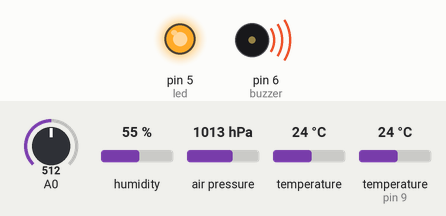
Recording of a sketch running on a simulated Arduino Uno, built with avr-gcc and run on an emulated ATmega328P. On the bench: output pins drawn as LEDs (lit = HIGH), buzzer (waves = sounding, pin HIGH). Inputs (shaded band) come from the test bench; at power-on: A0 = 512, humidity 55 %, air pressure 1013 hPa, temperature 24 °C, temperature (sensor on pin 9) 24 °C. No radio packets arrive unless stated; what the sketch prints to the serial monitor is not drawn.

Above: at 0.1 s.
At 5.1 s:
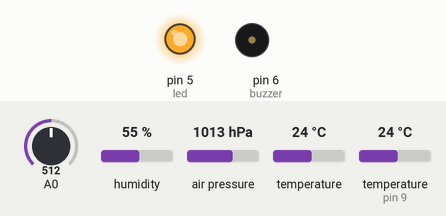
Timing chart, 0 to 6.6 s (numbered marks = the images above):
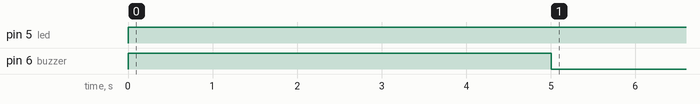

Measured:
- by itself, pin 5 (led): LOW → HIGH at 0.01 s
- by itself, pin 6 (buzzer): LOW → HIGH at 0.01 s, → LOW 5.0 s later

The sketch:

payload_flight_computer.ino
```cpp
#include <SoftwareSerial.h>
#include <Wire.h>
#include <SPI.h>
#include <Adafruit_BMP085.h>;
#include <nRF24L01.h>
#include <RF24.h>
#include "DHT.h"

Adafruit_BMP085 bmp; // I2C

SoftwareSerial GPS(10, 4); // Rx, Tx

RF24 radio(7, 8); // CE, CSN
const byte address[6] = "34102";

#define DHTPIN 9     // what pin we're connected to
#define DHTTYPE DHT11   // DHT 11
DHT dht(DHTPIN, DHTTYPE, 6);

String saat = "";    // hhmmss.00
String enlem = "";   // DDMM.MMMM Kuzey/Güney N/S
String boylam = "";  // DDMM.MMMM Doğu/Batı E/W
String gpsirtifa = "";  // metre

float ivme;
float irtifa;
double enlemdouble;
double boylamdouble;
float irtifaonceki;

int sensorValue;
int rakim = 0; //RAKIM GİRİLECEK!!!

float durum = 0;

int buzzer = 6;
int led = 5;

int loopsayi = 0;

float Array[8];

void setup() {
  Serial.begin(9600);
  bmp.begin();
  dht.begin();
  radio.begin();
  radio.openWritingPipe(address);
  radio.setPALevel(RF24_PA_MIN);
  radio.stopListening();
  GPS.begin(9600);


pinMode(buzzer,OUTPUT);
pinMode(led,OUTPUT);

}

void loop() {

  if(loopsayi==0) {
    //Serial.println("HALLEY'İN ÇIRAKLARI ROKET TAKIMI");
    digitalWrite(buzzer,HIGH);
    digitalWrite(led,HIGH);
    delay(5000);
    digitalWrite(buzzer,LOW);
  }

  irtifa = bmp.readAltitude(bmp.readSealevelPressure())-rakim;

  if(irtifa>=10 && durum==0) {
    durum=1;
  }

if (durum==1 && irtifaonceki-irtifa>=1) {
    durum=2;
}

if(durum==2 && irtifa<=6 && 1<=irtifaonceki-irtifa<=1) {
    durum=2;
}

if(durum==3) {
    digitalWrite(led,LOW);
    digitalWrite(buzzer,HIGH);
    delay(1500);
    digitalWrite(led,HIGH);
    digitalWrite(buzzer,LOW);
    delay(500);
    digitalWrite(led,LOW);
    digitalWrite(buzzer,HIGH);
}


  GPSdinle();
  enlemdouble=enlem.toDouble();
  boylamdouble=boylam.toDouble();

  Array[0] = enlemdouble;
  Array[1] = boylamdouble;
  Array[2] = irtifa;
  Array[3] = bmp.readTemperature();
  Array[4] = durum;

  //GÖNDERİLMEYECEK!!
  Serial.println("----SD KARTA KAYEDEİLECEK VERİLER----");
  Serial.print("Saat: ");
  Serial.println(saat);
  Serial.print("Enlem: ");
  Serial.println(enlem);
  Serial.print("Boylam: ");
  Serial.println(boylam);
  Serial.print("GPSirtifa: ");
  Serial.println(gpsirtifa);
  Serial.println();

   Serial.print(F("Sıcaklık = "));
   Serial.print(bmp.readTemperature());
   Serial.println(" *C");

   Serial.print(F("Basınç = "));
   Serial.print(bmp.readPressure());
   Serial.println(" Pa");

   Serial.print(F("BMP İrtifa = "));
   Serial.print(irtifa);
   Serial.println(" m");

   Serial.print(F("Rakım = "));
   Serial.print(rakim);
   Serial.println(" m");

   Serial.println();

   Serial.print(F("Önceki İrtifa = "));
   Serial.print(irtifaonceki);
   Serial.println(" m");

   sensorValue = analogRead(0);
   Serial.print("Hava Kalitesi = ");
   Serial.print(sensorValue, DEC);
   Serial.println(" PPM");

   Serial.print("DHT Sıcaklık = ");
   Serial.print(dht.readTemperature());
   Serial.println(" *C");

   Serial.print("Nem = ");
   Serial.print(dht.readHumidity());
   Serial.println(" %");

  VeriGonder();

  irtifaonceki=irtifa;
  loopsayi=loopsayi + 1;
  delay(1000);
}

void GPSdinle() {

  // $GPGGA arıyoruz
  if ( GPS.find("$GPGGA,") ) {

    // Gelen veriyi parçalıyoruz
    saat = GPS.readStringUntil(',');
    enlem = GPS.readStringUntil(',');
    enlem.concat(GPS.readStringUntil(','));
    boylam = GPS.readStringUntil(',');
    boylam.concat(GPS.readStringUntil(','));

    // irtifaya kadar olan kısmı atlıyoruz
    for ( int i = 0; i < 3; i++ ) {
      GPS.readStringUntil(',');
    }

    // irtifa verisini parçala
    gpsirtifa = GPS.readStringUntil(',');
    gpsirtifa.concat(GPS.readStringUntil(','));

    // Verinin geri kalanını atlıyoruz
    GPS.readStringUntil('\r');
  }
}

void VeriGonder() {
  //Serial.println("------------GÖNDERİLEN VERİ-------------");

  radio.write(Array, sizeof(Array));

  /*Serial.print("Gönderilen Veri Boyutu(byte): ");
  Serial.println(sizeof(Array));
  Serial.println("Veri Gönderildi!");
  Serial.println("");*/
}
```
